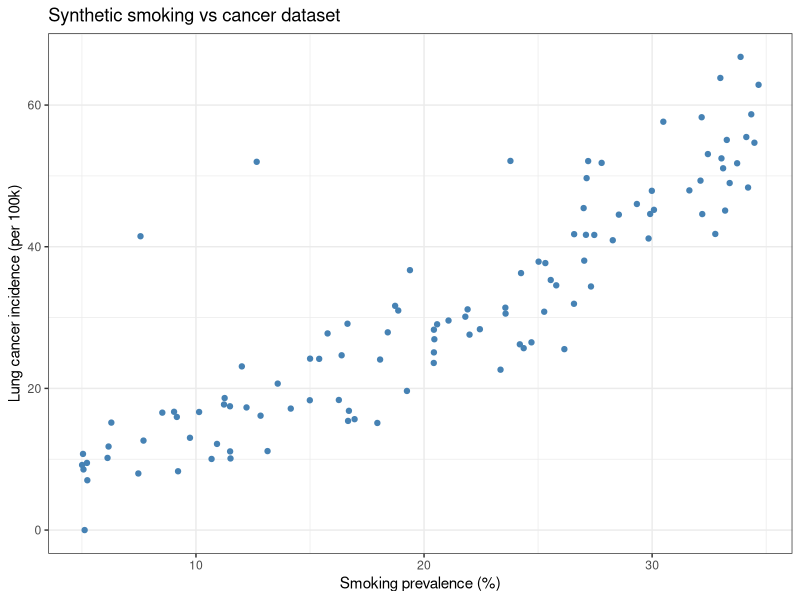

R code for this plot: (Note: this script raises an error after producing the figure.)
# week2_simulate_smoking_analysis_list.R
#
# Author: Bob Verity
# Date: 2025-09-29
#
# Inputs: (none)
#
# Saved files:
#   - data/smoking_analysis_list.rda
#
# Purpose:
#   Simulate a small dataset suitable for simple linear regression, fit an lm,
#   and package everything into a single list:
#     - data:           data.frame with x ~ y that is approximately linear but imperfect
#     - summary_stats:  simple numeric summaries (means/SDs) for key variables
#     - fit:            lm(y ~ x) object (used to show limitations/diagnostics)
#
# ------------------------------------------------------------------

library(tidyverse)
library(here)

set.seed(42)

## -----------------------
## Simulate "almost-linear" data
## -----------------------
n <- 110

# Explanatory variable (e.g., smoking prevalence, % of population)
x <- sort(runif(n, min = 5, max = 35))

# True signal with small deviations from linearity:
# - slight quadratic curvature
# - mild wavy component
true_mu <- 2 + 0.9 * x + 0.02 * x^2 + 1.2 * sin(2 * pi * x / 25)

# Heteroskedastic noise: variance increases with x
sd_eps <- 3 + 0.15 * x

# Observed response (e.g., lung cancer incidence per 100k)
y <- true_mu + rnorm(n, mean = 0, sd = sd_eps)

# Inject a couple of outliers to make the fit visibly imperfect
out_idx <- sample(seq_len(n), size = 2)
y[out_idx] <- y[out_idx] + c(25, 35)

# Keep values non-negative
y <- pmax(y, 0)

# Assemble data frame
data <- data.frame(
  smoking_prev = x,              # %
  lung_cancer_incidence = y      # per 100k (synthetic)
)

# quick exploratory plot (optional)
data |>
  ggplot(aes(x = smoking_prev, y = lung_cancer_incidence)) +
  geom_point(color = "steelblue") +
  labs(x = "Smoking prevalence (%)",
       y = "Lung cancer incidence (per 100k)",
       title = "Synthetic smoking vs cancer dataset") +
  theme_bw()

## -----------------------
## Summary stats (second element)
## -----------------------
summary_stats <- c(
  smoking_prev_mean           = mean(data$smoking_prev),
  smoking_prev_sd             = sd(data$smoking_prev),
  lung_cancer_incidence_mean  = mean(data$lung_cancer_incidence),
  lung_cancer_incidence_sd    = sd(data$lung_cancer_incidence)
)

## -----------------------
## Fit a simple linear model (third element)
## -----------------------
fit <- lm(lung_cancer_incidence ~ smoking_prev, data = data)

## -----------------------
## Bundle into a single list
## -----------------------
smoking_analysis_list <- list(
  data          = data,
  summary_stats = summary_stats,
  fit           = fit
)

## -----------------------
## Save to package data/
## -----------------------
save(smoking_analysis_list,
     file = here::here("data", "smoking_analysis_list.rda"),
     compress = "bzip2")
